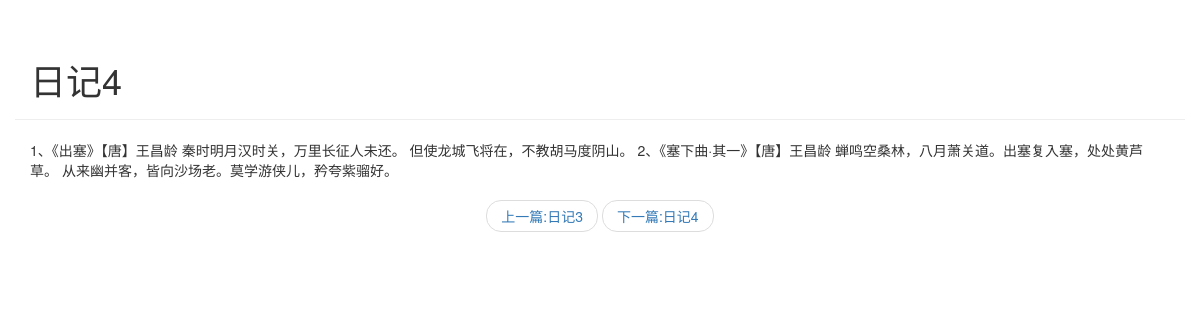
Screenshot of /blog/detail/4 with the database file from the repository.
### blog/models.py (models this page shows)
class Article(models.Model):
    article_id = models.AutoField(primary_key=True)
    title = models.TextField()
    abstract = models.TextField()
    content = models.TextField()
    class Meta:
        db_table = "blog_info"

### blog/views.py (the view)
# urls.py: path('detail/',views.get_detail_page),
def get_detail_page(request,article_id):
    all_article = Article.objects.all()
    p_index = 0;
    n_index = 0;
    for index,article in enumerate(all_article):
        if index ==0:
            p_index = 0
            n_index = index+1
        elif index ==len(all_article)-1:
            p_index = index-1
            n_index = index
        else:
            p_index = index-1
            n_index = index+1
        if article.article_id == article_id:
            curr_article = article
            p_article = all_article[p_index]
            n_article = all_article[n_index]
            break
    return render(request,'detail.html',{
        'curr_article':curr_article,
        'p_article':p_article,
        'n_article':n_article
    })

### templates/detail.html (shortened to what this page needs)
<!DOCTYPE html>
<html lang="en">
<head>
    <link rel="stylesheet" href="https://cdn.jsdelivr.net/npm/bootstrap@3.3.7/dist/css/bootstrap.min.css" integrity="sha384-BVYiiSIFeK1dGmJRAkycuHAHRg
    32OmUcww7on3RYdg4Va+PmSTsz/K68vbdEjh4u">
</head>
<body>
    <div class="container page-header">
    <h1>{{ curr_article.title }}
    </h1>
    </div>
    <div class="container body-main">
    <div>
        <p>
        {{ curr_article.content }}
        </p>
    </div>
    <div>
    <nav aria-label="...">
    <ul class="pager">
    <li><a href="/blog/detail/{{ p_article.article_id }}">上⼀篇:{{ p_article.title }}</a></li>
    <li><a href="/blog/detail/{{ n_article.article_id }}">下⼀篇:{{ n_article.title }}</a></li>
    </ul>
    </nav>
    </div>
    </div>
</body>
</html>

### rows the page displays
Article: title "日记4", content "1、《出塞》【唐】王昌龄 秦时明月汉时关，万里长征人未还。 但使龙城飞将在，不教胡马度阴山。 2、《塞下曲·其一》【唐】王昌龄 蝉鸣空桑林，八月萧关道。出塞复入塞，处处黄芦草。 从来幽并客，皆向沙场老。莫学游侠儿，矜夸紫骝好。"
Article: title "日记3"
